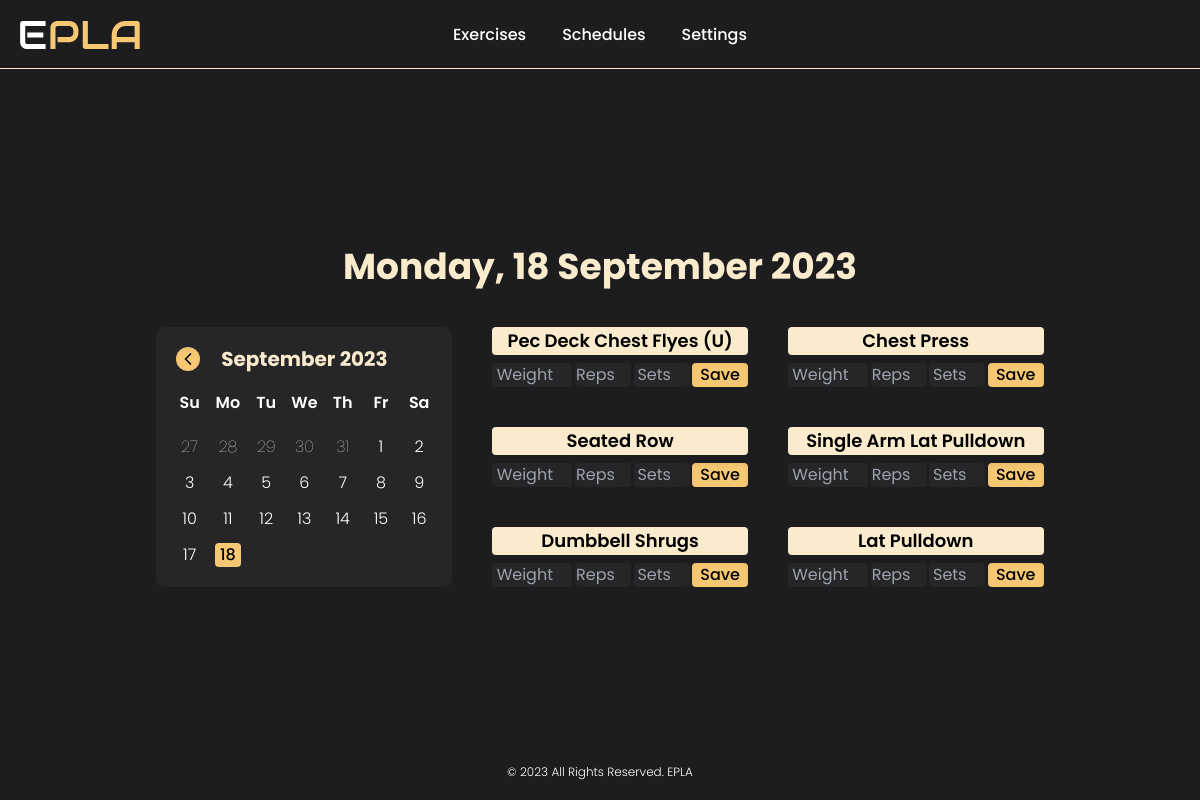
Screenshot of /track-my-workouts (signed in) with the database file from the repository.
### tables this page shows
CREATE TABLE exercises (
    id INTEGER,
    user_id INTEGER,
    exercise TEXT,
    PRIMARY KEY(id),
    FOREIGN KEY(user_id) REFERENCES users(id)
        ON UPDATE CASCADE
        ON DELETE CASCADE
);

### app.py (the view, shortened to what this page needs)
@app.route("/track-my-workouts", methods=["GET", "POST"])
@login_required
def track_my_workouts():
    day_names = ["monday", "tuesday", "wednesday", "thursday", "friday", "saturday", "sunday"]
    month_names = ["january", "february", "march", "april", "may", "june", "july", "august", "september", "october", "november", "december"]
    con, cur = database()
    cur.execute("SELECT * FROM schedules WHERE user_id = (?)", (session["user_id"],))
    schedules = cur.fetchall()
    if not schedules:
        message = "You have no workouts to track, make your schedule first!"
        cur.close()
        con.close()
        return render_template("track-my-workouts.html", message=message)
    date = request.args.get("date")
    if not date:
        date = datetime.now()
        date = f"{date.year}-{date.month}-{date.day}"
    day = datetime.strptime(date, "%Y-%m-%d").date()
    day = day_names[day.weekday()]
    cur.execute("SELECT * FROM progress WHERE user_id = (?) AND date = (?)", (session["user_id"], date))
    progress = cur.fetchall()
    cur.execute("SELECT exercise_id FROM schedules WHERE user_id = (?) AND day = (?)", (session["user_id"], day))
    exercise_id = cur.fetchall()
    exercise_id = [id[0] for id in exercise_id]
    placeholders = ', '.join(['?' for _ in exercise_id])
    sql_query = f"SELECT exercise FROM exercises WHERE user_id = (?) AND id IN ({placeholders})"
    cur.execute(sql_query, (session["user_id"], *exercise_id))
    results = cur.fetchall()
    results = [item[0] for item in results]
    exercises = {exercise: [] for exercise in results}
    for exercise in exercises:
        cur.execute("SELECT id FROM exercises WHERE user_id = (?) AND exercise = (?)", (session["user_id"], exercise))
        exercise_id = cur.fetchone()[0]
        for record in progress:
            if exercise_id == record[1]:
                exercises[exercise].extend(list(record))
    cur.close()
    con.close()
    display_date = date
    display_date = display_date.split("-")
    month = month_names[int(display_date[1]) - 1]
    display_date[1] = month.capitalize()
    display_date = display_date[::-1]
    display_date = ' '.join(display_date)
    display_date = f"{day.capitalize()}, {display_date}"
    if date == f"{datetime.now().year}-{datetime.now().month}-{datetime.now().day}" and not exercises:
        display_date = "Rest Day!"
    return render_template("track-my-workouts.html", exercises=exercises, display_date=display_date)

### app.py (called while the page is built)
@app.after_request
def after_request(response):
    response.headers["Cache-Control"] = "no-cache, no-store, must-revalidate"
    response.headers["Expires"] = 0
    response.headers["Pragma"] = "no-cache"
    return response

### helpers.py (called while the page is built)
def login_required(f):
    @wraps(f)
    def decorated_function(*args, **kwargs):
        if session.get("user_id") is None:
            return redirect("/login")
        return f(*args, **kwargs)
    return decorated_function

def database(db="database.db"):
    con = sqlite3.connect(db)
    cur = con.cursor()
    cur.execute("PRAGMA foreign_keys = 1")
    return con, cur

### templates/track-my-workouts.html (shortened to what this page needs)
{% extends "layout.html" %}
{% block main %}
    {% if message %}
        <h1 class="text-4xl font-bold text-center text-yellow-2">{{ message }}</h1>
    {% else %}
        <div class="grid gap-10 place-items-center">
            <h1 class="text-3xl font-bold text-center md:text-4xl text-yellow-2">{{ display_date }}</h1>
            <div class="grid gap-10 md:flex">
                <div class="relative flex flex-col items-center p-5 space-y-5 text-white rounded-lg w-fit h-fit bg-default-3">
                    <div class="flex items-center justify-between w-full">
                        <h1 id="current-calendar" class="absolute left-0 w-full text-xl font-bold text-center text-yellow-2"></h1>
                    </div>
                    <div class="space-y-5">
                        <ul class="grid grid-cols-7 gap-3 font-semibold text-center text-white">
                            <li>Su</li>
                            <li>Mo</li>
                            <li>Tu</li>
                            <li>We</li>
                            <li>Th</li>
                            <li>Fr</li>
                            <li>Sa</li>
                        </ul>
                        <ul id="days" class="grid grid-cols-7 gap-3 font-light text-center"></ul>
                    </div>
                </div>
                {% if exercises %}
                    <div class="grid gap-10 lg:grid-cols-2 h-fit">
                        {% for exercise in exercises %}
                            {% if exercises[exercise] %}
                                <form name="exercise-form" id="delete-exercise" action="/track-my-workouts" method="post" class="grid space-y-2 place-items-center h-fit">
                                    <h1 class="w-full px-2 text-lg font-semibold text-center text-black rounded bg-yellow-2">{{ exercise|title }}</h1>
                                    <div name="content" class="flex justify-between w-full mx-1">
                                        <input type="hidden" name="exercise" value="{{ exercise }}">
                                        <p class="font-normal text-center text-white rounded w-14 bg-default-3">{{ exercises[exercise][2] }}</p>
                                        <p class="font-normal text-center text-white rounded w-14 bg-default-3">{{ exercises[exercise][3] }}</p>
                                        <p class="font-normal text-center text-white rounded w-14 bg-default-3">{{ exercises[exercise][4] }}</p>
                                        <button type="submit" class="px-2 rounded shadow-inner bg-yellow-1">Delete</button>
                                    </div>
                                </form>
                            {% else %}
                                <form name="exercise-form" id="save-exercise" method="post" class="grid space-y-2 place-items-center h-fit">
                                    <h1 class="w-full px-2 text-lg font-semibold text-center text-black rounded bg-yellow-2">{{ exercise|title }}</h1>
                                    <div name="content" class="flex justify-between w-full mx-1">
                                        <input type="number" name="weight" required step="2.5" min="2.5" placeholder="Weight" class="w-20 font-normal text-center text-white rounded bg-default-3">
                                        <input type="number" name="reps" required min="1" placeholder="Reps" class="font-normal text-center text-white rounded w-14 bg-default-3">
                                        <input type="number" name="sets" required min="1" placeholder="Sets" class="font-normal text-center text-white rounded w-14 bg-default-3">
                                        <button type="submit" class="px-2 rounded shadow-inner bg-yellow-1">Save</button>
                                    </div>
                                </form>
                            {% endif %}
                        {% endfor %}
                    </div>
                {% endif %}
            </div>
        </div>
    {% endif %}
{% endblock %}

### static/css/styles.css (style rules this page uses)
.font-default { font-family: 'Poppins', sans-serif; }
#prev, #next { z-index: 1; }

### rows the page displays
exercises: exercise "Pec Deck Chest Flyes (U)"
exercises: exercise "Chest Press"
exercises: exercise "Seated Row"
exercises: exercise "Single Arm Lat Pulldown"
exercises: exercise "Dumbbell Shrugs"
exercises: exercise "Lat Pulldown"

### other values shown
{{ display_date }} "Monday, 18 September 2023"
